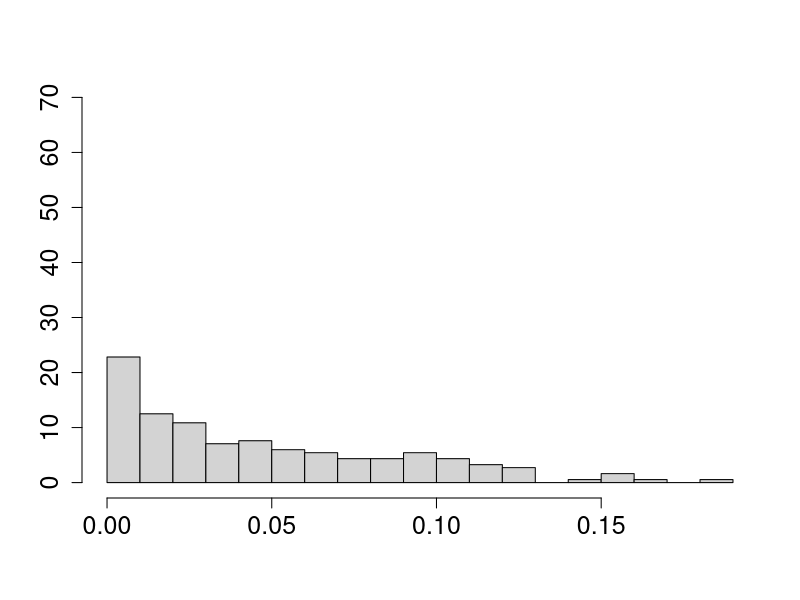
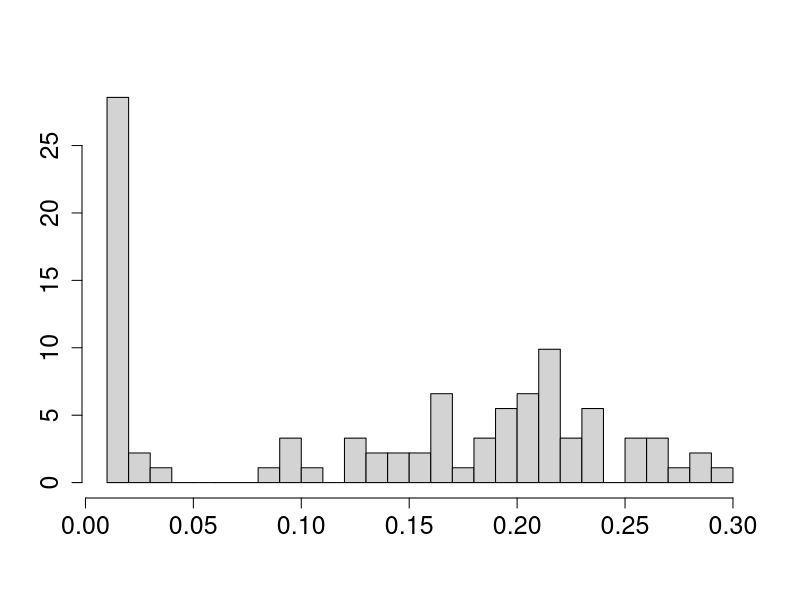
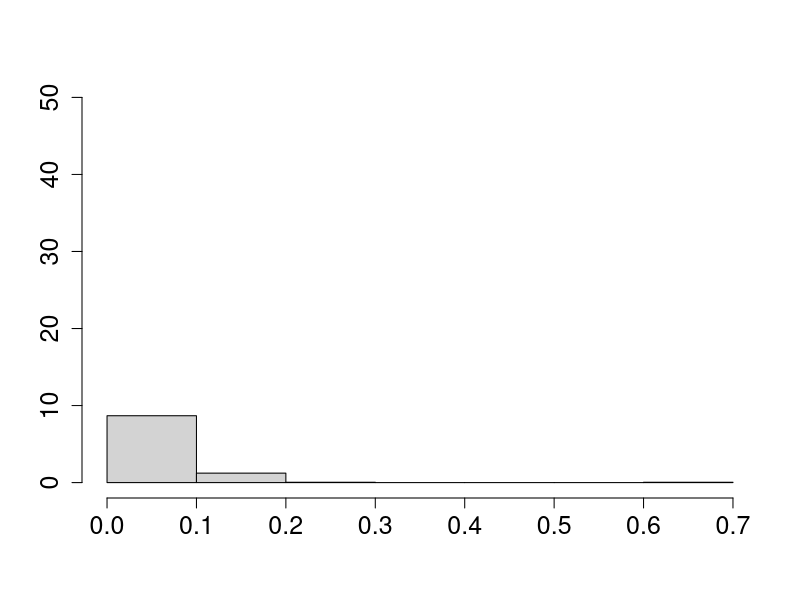
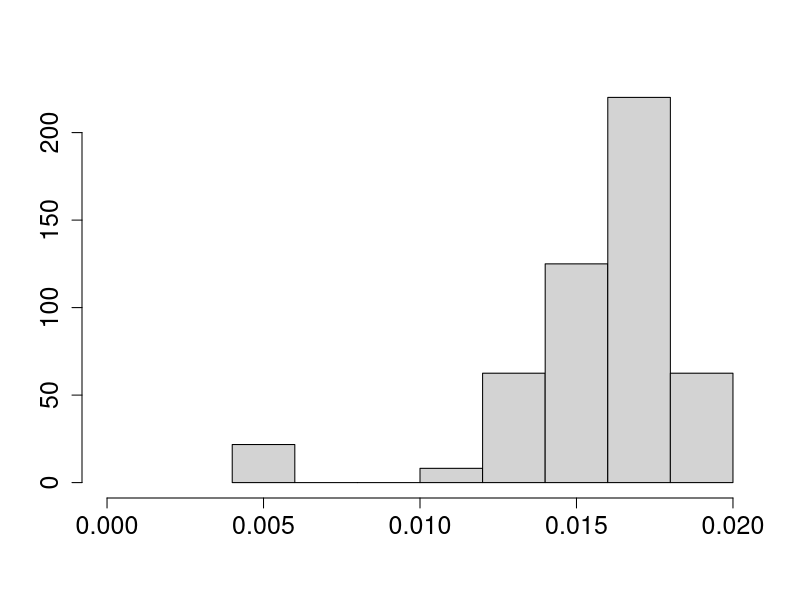
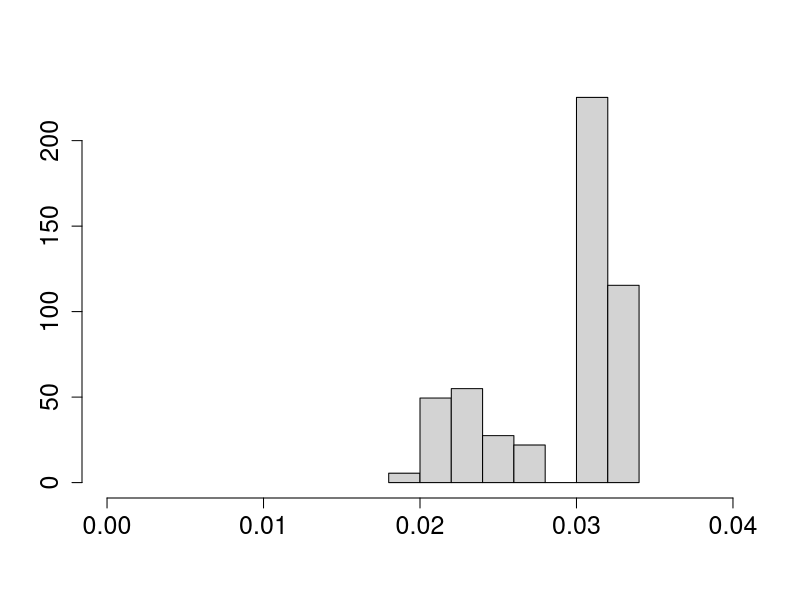
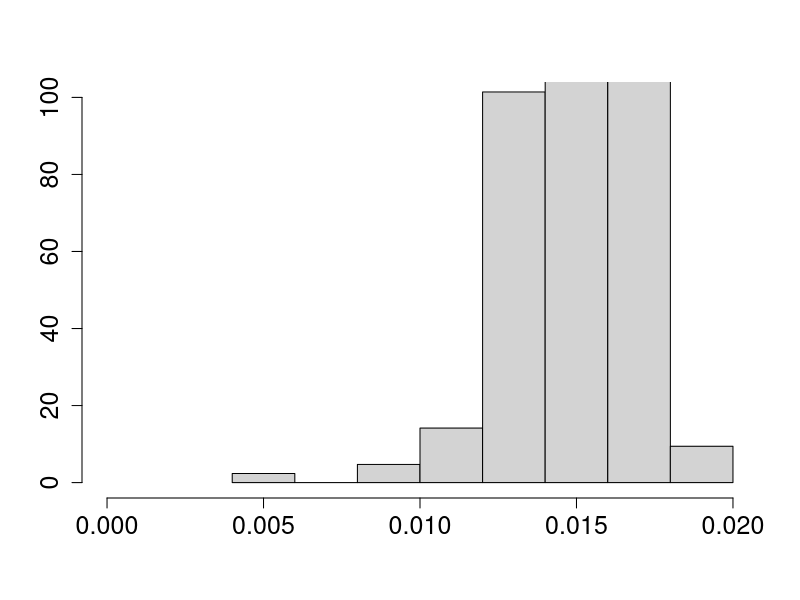
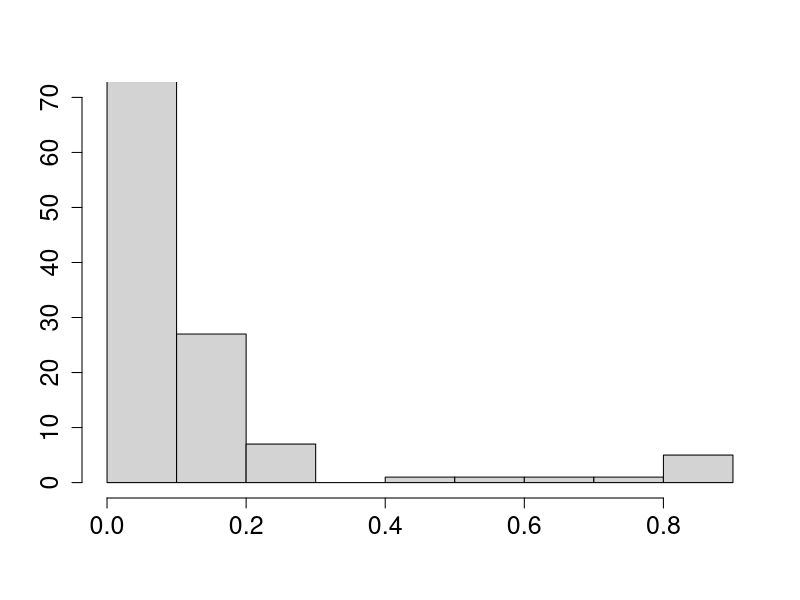
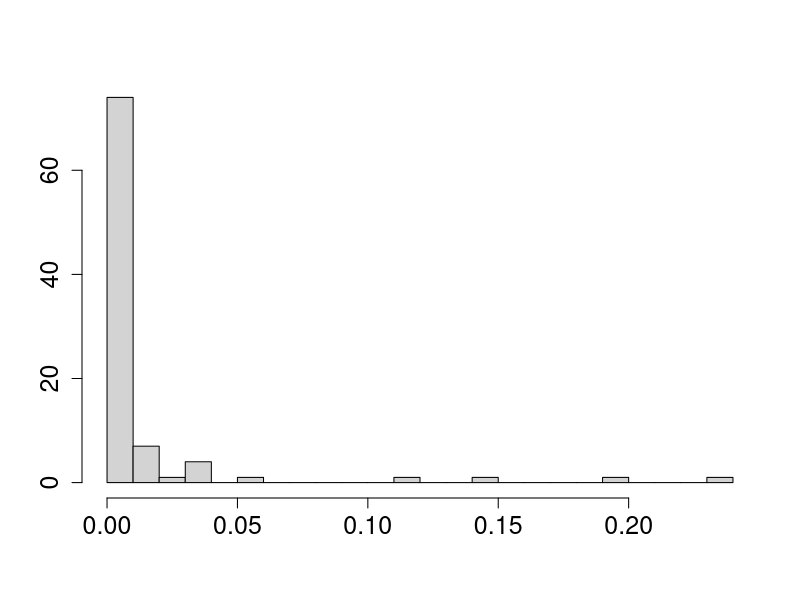

Write the R code that produced these figures, in order.
setwd("C:/Users/aidan/OneDrive/Desktop/aidan-jack-collab")

coco_IS = read.csv("better_correlation_data/cocomac_for_corr_IS.csv")
coco_RW = read.csv("better_correlation_data/cocomac_for_corr_RW.csv")
monkey91_IS = read.csv("better_correlation_data/monkey91_for_corr_IS.csv")
monkey91_RW = read.csv("better_correlation_data/monkey91_for_corr_RW.csv")
threshmouse_IS = read.csv("better_correlation_data/threshmouse_for_corr_IS.csv")
threshmouse_RW = read.csv("better_correlation_data/threshmouse_for_corr_RW.csv")

hist(coco_IS$influence_mean_3, freq=FALSE, xlab="", ylab = "", main="", cex.axis = 1.5, ylim=c(0,70), breaks=20)
hist(monkey91_IS$influence_mean_3, freq=FALSE, xlab="", ylab = "", main="", cex.axis=1.5, breaks=23)
hist(threshmouse_IS$influence_mean_3, freq=FALSE, xlab="", ylab = "", main="", cex.axis=1.5, ylim=c(0,50), )
hist(coco_RW$influence_mean_3, freq=FALSE, xlab="", ylab = "", main="", cex.axis=1.5, xlim=c(0,0.02))
hist(monkey91_RW$influence_mean_3, freq=FALSE, xlab="", ylab = "", main="", cex.axis=1.5, xlim=c(0, 0.04))
hist(threshmouse_RW$influence_mean_3, freq=FALSE, xlab="", ylab = "", main="", cex.axis=1.5, ylim=c(0,100), xlim=c(0,0.02))

# REDUNDANCY MEANS
hist(coco_IS$redundancy_mean_3, freq=TRUE, xlab="", ylab = "", main="", cex.axis = 1.5, ylim=c(0,70))
hist(monkey91_IS$redundancy_mean_3, freq=TRUE, xlab="", ylab = "", main="", cex.axis=1.5, breaks=30)
hist(threshmouse_IS$redundancy_mean_3, freq=TRUE, xlab="", ylab = "", main="", cex.axis=1.5, ylim=c(0,50))
hist(coco_RW$redundancy_mean_3, freq=TRUE, xlab="", ylab = "", main="", cex.axis=1.5, ylim=c(0,100), xlim=c(0,0.02))
hist(monkey91_RW$redundancy_mean_3, freq=TRUE, xlab="", ylab = "", main="", cex.axis=1.5, ylim=c(0,50), xlim=c(0, 0.04))
hist(threshmouse_RW$redundancy_mean_3, freq=TRUE, xlab="", ylab = "", main="", cex.axis=1.5, ylim=c(0,100), xlim=c(0,0.02))

###
hist(coco_IS$influence_mean_3, xlab="", ylab="", main="", cex.axis=1.5, breaks=50, ylim=c(0,60), xlim=c(0, 0.2))
hist(monkey91_IS$influence_mean_3, xlab="", ylab="", main="", cex.axis=1.5, breaks=40, ylim=c(0,60), xlim=c(0, 0.3))
hist(threshmouse_IS$influence_mean_3, xlab="", ylab="", main="", cex.axis=1.5, breaks=40, ylim=c(0,60), xlim=c(0, 0.7))
hist(coco_RW$influence_mean_3, xlab="", ylab="", main="", cex.axis=1.5, breaks=40, ylim=c(0,35), xlim=c(0, 0.02))
hist(monkey91_RW$influence_mean_3, xlab="", ylab="", main="", cex.axis=1.5, breaks=40, ylim=c(0,35),xlim=c(0,0.034))
hist(threshmouse_RW$influence_mean_3, xlab="", ylab="", main="", cex.axis=1.5, breaks=40, ylim=c(0,35), xlim=c(0, 0.02))

###
hist(coco_IS$redundancy_mean_3, xlab="", ylab="", main="", cex.axis=1.5, breaks=50, xlim=c(0,1), ylim=c(0,90))
hist(monkey91_IS$redundancy_mean_3, xlab="", ylab="", main="", cex.axis=1.5, breaks=40, xlim=c(0, .25), ylim=c(0,90))
hist(threshmouse_IS$influence_mean_3, xlab="", ylab="", main="", cex.axis=1.5, breaks=40, xlim=c(0, 0.7), ylim=c(0,90))
hist(coco_RW$redundancy_mean_3, xlab="", ylab="", main="", cex.axis=1.5, breaks=20, ylim=c(0,200))
hist(monkey91_RW$redundancy_mean_3, xlab="", ylab="", main="", cex.axis=1.5, breaks=20, ylim=c(0,200), xlim=c(0,0.035))
hist(threshmouse_RW$redundancy_mean_3, xlab="", ylab="", main="", cex.axis=1.5, breaks=20, ylim=c(0,200), xlim=c(0,1.4))

################################################################################
################################################################################
h <- hist(coco_IS$influence_mean_3, plot=FALSE, breaks=50)
h$density = h$counts/sum(h$counts)
plot(h, freq=FALSE, xlab="", ylab="", main="", ylim=c(0,1), col="red", cex.axis=1.5, xlim=c(0, 0.2))

h <- hist(monkey91_IS$influence_mean_3, plot=FALSE, breaks=40)
h$density = h$counts/sum(h$counts)
plot(h, freq=FALSE, xlab="", ylab="", main="", ylim=c(0,1), col="green", cex.axis=1.5, xlim=c(0, 0.3))

h <- hist(threshmouse_IS$influence_mean_3, plot=FALSE, breaks=40)
h$density = h$counts/sum(h$counts)
plot(h, freq=FALSE, xlab="", ylab="", main="", ylim=c(0,1), col="blue", cex.axis=1.5, xlim=c(0, 0.7))

h <- hist(coco_RW$influence_mean_3, plot=FALSE, breaks=40)
h$density = h$counts/sum(h$counts)
plot(h, freq=FALSE, xlab="", ylab="", main="", ylim=c(0,1), col="red", cex.axis=1.5, xlim=c(0, 0.02))

h <- hist(monkey91_RW$influence_mean_3, plot=FALSE, breaks=10)
h$density = h$counts/sum(h$counts)
plot(h, freq=FALSE, xlab="", ylab="", main="", ylim=c(0,1), col="green", cex.axis=1.5, xlim=c(0,0.034))

h <- hist(threshmouse_RW$influence_mean_3, plot=FALSE, breaks=30)
h$density = h$counts/sum(h$counts)
plot(h, freq=FALSE, xlab="", ylab="", main="", ylim=c(0,1), col="blue", cex.axis=1.5, xlim=c(0, 0.02))

################################################################################
h <- hist(coco_IS$redundancy_mean_3, plot=FALSE, breaks=40)
h$density = h$counts/sum(h$counts)
plot(h, freq=FALSE, xlab="", ylab="", main="", ylim=c(0,1), col="red", cex.axis=1.5, xlim=c(0,1))

h <- hist(monkey91_IS$redundancy_mean_3, plot=FALSE, breaks=40)
h$density = h$counts/sum(h$counts)
plot(h, freq=FALSE, xlab="", ylab="", main="", ylim=c(0,1), col="green", cex.axis=1.5, xlim=c(0,0.25))

h <- hist(threshmouse_IS$redundancy_mean_3, plot=FALSE, breaks=40)
h$density = h$counts/sum(h$counts)
plot(h, freq=FALSE, xlab="", ylab="", main="", ylim=c(0,1), col="blue", cex.axis=1.5, xlim=c(0,0.8))

h <- hist(coco_RW$redundancy_mean_3, plot=FALSE, breaks=20)
h$density = h$counts/sum(h$counts)
plot(h, freq=FALSE, xlab="", ylab="", main="", ylim=c(0,1), col="red", cex.axis=1.5)

h <- hist(monkey91_RW$redundancy_mean_3, plot=FALSE, breaks=20)
h$density = h$counts/sum(h$counts)
plot(h, freq=FALSE, xlab="", ylab="", main="", ylim=c(0,1), col="green", cex.axis=1.5, xlim=c(0, 0.035))

h <- hist(threshmouse_RW$redundancy_mean_3, plot=FALSE, breaks=20)
h$density = h$counts/sum(h$counts)
plot(h, freq=FALSE, xlab="", ylab="", main="", ylim=c(0,1), col="blue", cex.axis=1.5, xlim=c(0, 1.4))








